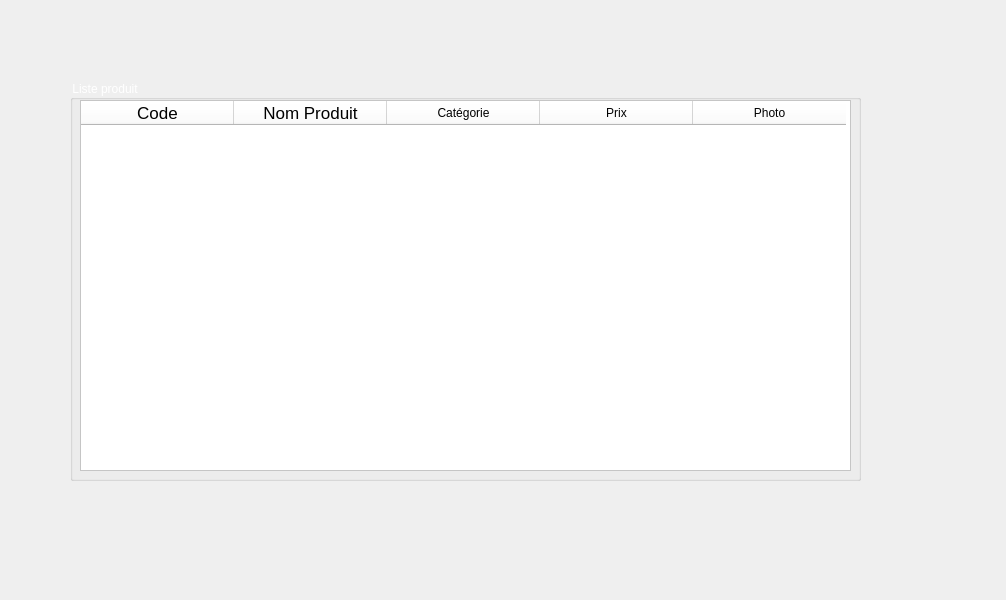
<?xml version="1.0" encoding="UTF-8"?>
<ui version="4.0">
 <class>Form</class>
 <widget class="QWidget" name="Form">
  <property name="geometry">
   <rect>
    <x>0</x>
    <y>0</y>
    <width>1006</width>
    <height>600</height>
   </rect>
  </property>
  <property name="windowTitle">
   <string>Form</string>
  </property>
  <property name="styleSheet">
   <string notr="true">background-image:url(C:/Users/user/Documents/ForStore/SL-043021-42650-28.png);</string>
  </property>
  <widget class="QGroupBox" name="groupBox">
   <property name="geometry">
    <rect>
     <x>70</x>
     <y>80</y>
     <width>791</width>
     <height>401</height>
    </rect>
   </property>
   <property name="styleSheet">
    <string notr="true">font: 12pt &quot;Algerian&quot;;
color: rgb(255, 255, 255);</string>
   </property>
   <property name="title">
    <string>Liste produit</string>
   </property>
   <widget class="QTableWidget" name="tw">
    <property name="geometry">
     <rect>
      <x>10</x>
      <y>20</y>
      <width>771</width>
      <height>371</height>
     </rect>
    </property>
    <property name="minimumSize">
     <size>
      <width>771</width>
      <height>0</height>
     </size>
    </property>
    <property name="maximumSize">
     <size>
      <width>999</width>
      <height>567</height>
     </size>
    </property>
    <property name="baseSize">
     <size>
      <width>0</width>
      <height>0</height>
     </size>
    </property>
    <property name="font">
     <font>
      <family>Algerian</family>
      <pointsize>12</pointsize>
      <weight>50</weight>
      <italic>false</italic>
      <bold>false</bold>
     </font>
    </property>
    <property name="styleSheet">
     <string notr="true">background: rgb(255, 255, 255);
color: rgb(0, 0, 0);
width:300%;</string>
    </property>
    <property name="lineWidth">
     <number>2</number>
    </property>
    <attribute name="horizontalHeaderDefaultSectionSize">
     <number>153</number>
    </attribute>
    <column>
     <property name="text">
      <string>Code</string>
     </property>
     <property name="font">
      <font>
       <pointsize>13</pointsize>
      </font>
     </property>
    </column>
    <column>
     <property name="text">
      <string>Nom Produit</string>
     </property>
     <property name="font">
      <font>
       <pointsize>13</pointsize>
      </font>
     </property>
    </column>
    <column>
     <property name="text">
      <string>Catégorie</string>
     </property>
    </column>
    <column>
     <property name="text">
      <string>Prix</string>
     </property>
    </column>
    <column>
     <property name="text">
      <string>Photo</string>
     </property>
    </column>
   </widget>
  </widget>
 </widget>
 <resources/>
 <connections/>
</ui>
